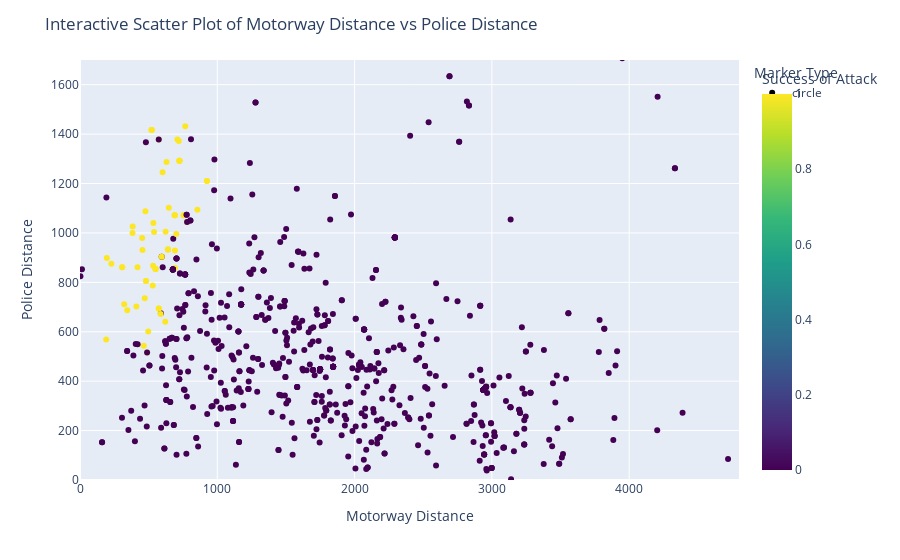

Source (notebook cell):
### Code cell
df['marker_type'] = 'circle'  # Default marker type for all points
# Example: Change the marker type for specific points based on their coordinates
df.loc[(df['mway_dist'] == 3000) & (df['police_dis'] == 1500), 'marker_type'] = 'star'
# Add more conditions as needed to change marker types for other points

# Create the interactive scatter plot
fig = px.scatter(df, x='mway_dist', y='police_dis', color='success_attack',
                 color_continuous_scale='viridis', size_max=30, symbol='marker_type',
                 range_x=[0, 4800], range_y=[0, 1700],
                 labels={'mway_dist': 'Motorway Distance', 'police_dis': 'Police Distance',
                         'success_attack': 'Success of Attack', 'marker_type': 'Marker Type'})

# Update layout
fig.update_layout(title='Interactive Scatter Plot of Motorway Distance vs Police Distance',
                  xaxis_title='Motorway Distance', yaxis_title='Police Distance',
                  coloraxis_colorbar_title='Success of Attack')

# Show the plot
fig.show()

### Figure 1 — Plotly figure (JSON) as saved in the notebook; plotly's stock layout.template omitted (floating-point values rounded to 4 significant figures; data arrays with more than 128 entries replaced by an {"elided": "..."} marker saying what was removed)
{"data": [{"hovertemplate": "Marker Type=circle<br>Motorway Distance=%{x}<br>Police Distance=%{y}<br>Success of Attack=%{marker.color}<extra></extra>", "legendgroup": "circle", "marker": {"color": {"elided": "723 int values"}, "coloraxis": "coloraxis", "symbol": "circle"}, "mode": "markers", "name": "circle", "orientation": "v", "showlegend": true, "type": "scatter", "x": {"elided": "723 float values"}, "xaxis": "x", "y": {"elided": "723 float values"}, "yaxis": "y"}], "layout": {"coloraxis": {"colorbar": {"title": {"text": "Success of Attack"}}, "colorscale": [[0, "#440154"], [0.1111, "#482878"], [0.2222, "#3e4989"], [0.3333, "#31688e"], [0.4444, "#26828e"], [0.5556, "#1f9e89"], [0.6667, "#35b779"], [0.7778, "#6ece58"], [0.8889, "#b5de2b"], [1, "#fde725"]]}, "legend": {"title": {"text": "Marker Type"}, "tracegroupgap": 0}, "margin": {"t": 60}, "title": {"text": "Interactive Scatter Plot of Motorway Distance vs Police Distance"}, "xaxis": {"anchor": "y", "domain": [0, 1], "range": [0, 4800], "title": {"text": "Motorway Distance"}}, "yaxis": {"anchor": "x", "domain": [0, 1], "range": [0, 1700], "title": {"text": "Police Distance"}}}}
